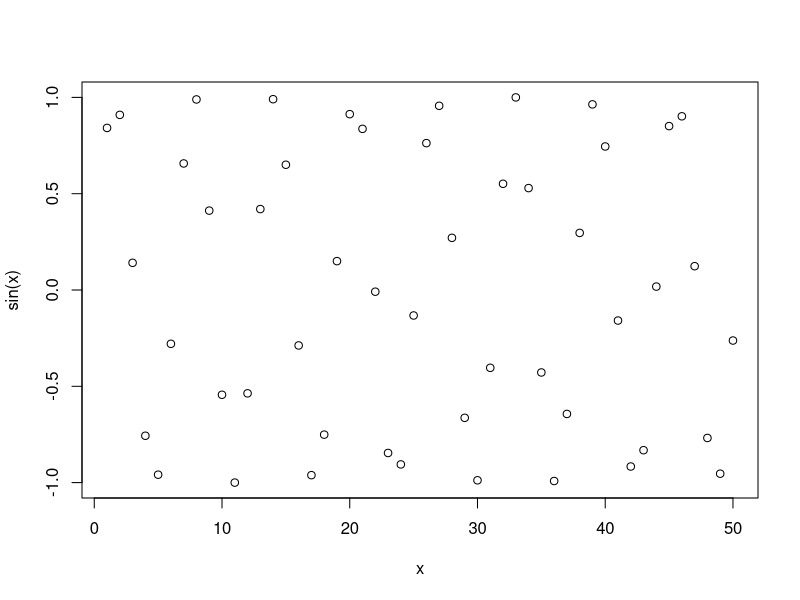
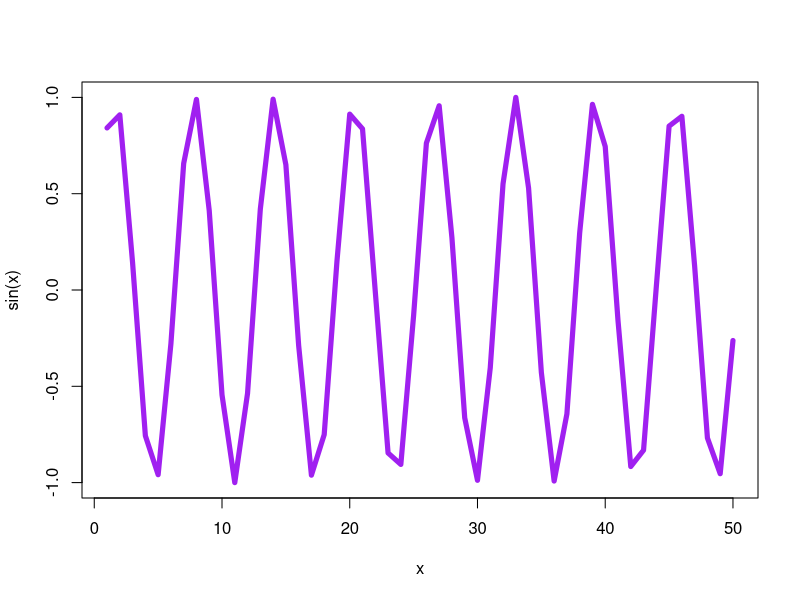

Here is the R script that generated these plots, in order:
## ---- chunk 1
x <- 1:50
plot(x, sin(x))

plot(x, sin(x), typ="l", col="purple", lwd=5)

log(10, base=10)
